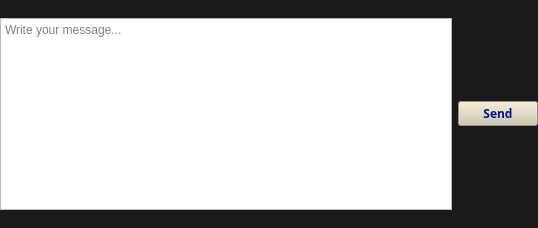
<?xml version="1.0" encoding="UTF-8"?>
<ui version="4.0">
 <class>SendMessageForm</class>
 <widget class="QWidget" name="SendMessageForm">
  <property name="geometry">
   <rect>
    <x>0</x>
    <y>0</y>
    <width>538</width>
    <height>228</height>
   </rect>
  </property>
  <property name="windowTitle">
   <string>Form</string>
  </property>
  <property name="styleSheet">
   <string notr="true">.QWidget {
	background-color: rgb(26, 26, 26);
	padding-bottom: 0px;
	margin-bottom: 0px;
}</string>
  </property>
  <layout class="QHBoxLayout" name="horizontalLayout">
   <property name="leftMargin">
    <number>0</number>
   </property>
   <property name="topMargin">
    <number>3</number>
   </property>
   <property name="rightMargin">
    <number>0</number>
   </property>
   <property name="bottomMargin">
    <number>3</number>
   </property>
   <item>
    <widget class="QTextEdit" name="messageText">
     <property name="sizePolicy">
      <sizepolicy hsizetype="Expanding" vsizetype="Maximum">
       <horstretch>0</horstretch>
       <verstretch>1</verstretch>
      </sizepolicy>
     </property>
     <property name="maximumSize">
      <size>
       <width>16777215</width>
       <height>16777215</height>
      </size>
     </property>
     <property name="font">
      <font>
       <family>Ubuntu</family>
       <bold>false</bold>
      </font>
     </property>
     <property name="cursor" stdset="0">
      <cursorShape>IBeamCursor</cursorShape>
     </property>
     <property name="styleSheet">
      <string notr="true"/>
     </property>
     <property name="verticalScrollBarPolicy">
      <enum>Qt::ScrollBarAlwaysOff</enum>
     </property>
     <property name="horizontalScrollBarPolicy">
      <enum>Qt::ScrollBarAlwaysOff</enum>
     </property>
     <property name="placeholderText">
      <string>Write your message...</string>
     </property>
    </widget>
   </item>
   <item>
    <widget class="QPushButton" name="sendButton">
     <property name="sizePolicy">
      <sizepolicy hsizetype="Minimum" vsizetype="Fixed">
       <horstretch>0</horstretch>
       <verstretch>1</verstretch>
      </sizepolicy>
     </property>
     <property name="minimumSize">
      <size>
       <width>0</width>
       <height>0</height>
      </size>
     </property>
     <property name="font">
      <font>
       <family>ori1Uni</family>
       <bold>true</bold>
      </font>
     </property>
     <property name="cursor">
      <cursorShape>PointingHandCursor</cursorShape>
     </property>
     <property name="styleSheet">
      <string notr="true">QPushButton#sendButton {	 
	color: rgb(0, 22, 150);
	background-color: rgb(206, 198, 170);
}</string>
     </property>
     <property name="text">
      <string>Send</string>
     </property>
    </widget>
   </item>
  </layout>
 </widget>
 <resources/>
 <connections/>
</ui>
